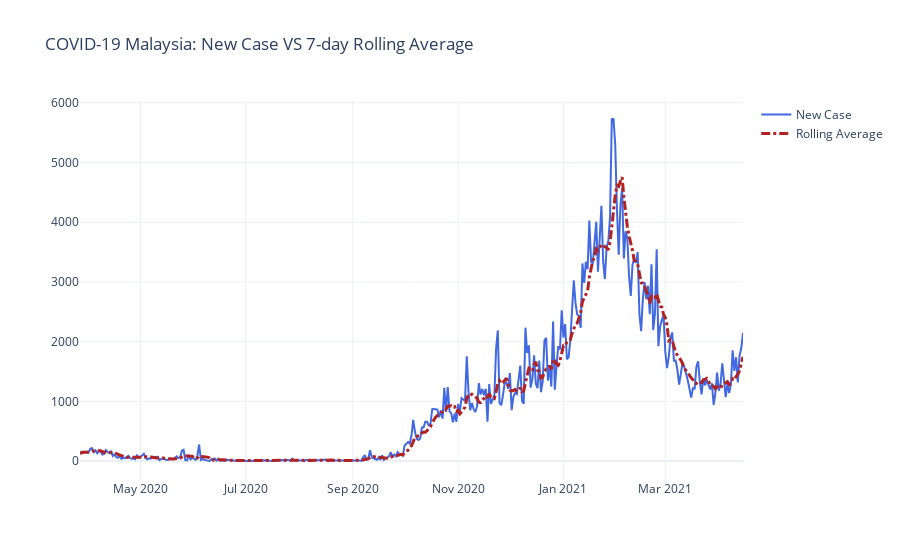

The notebook cell saved with this chart:
### Code cell
fig = go.Figure()
fig.add_trace(go.Scatter(x=df.index, y=df['New Case'],
                         line=dict(color='royalblue'),
                         name='New Case'))
fig.add_trace(go.Scatter(x=df.index, y=df['SMA_new'],
                         line=dict(color='firebrick', dash='dashdot', width=3),
                         name='Rolling Average'))
fig.update_layout(title='COVID-19 Malaysia: New Case VS 7-day Rolling Average')
fig.show()

### Figure 1 — Plotly figure (JSON) as saved in the notebook; plotly's stock layout.template omitted (floating-point values rounded to 4 significant figures; data arrays with more than 128 entries replaced by an {"elided": "..."} marker saying what was removed)
{"data": [{"line": {"color": "royalblue"}, "name": "New Case", "type": "scatter", "x": {"elided": "385 str values"}, "y": {"elided": "385 int values"}}, {"line": {"color": "firebrick", "dash": "dashdot", "width": 3}, "name": "Rolling Average", "type": "scatter", "x": {"elided": "385 str values"}, "y": {"elided": "385 float values"}}], "layout": {"autosize": true, "title": {"text": "COVID-19 Malaysia: New Case VS 7-day Rolling Average"}, "xaxis": {"autorange": true, "range": ["2020-03-27", "2021-04-15"], "type": "date"}, "yaxis": {"autorange": true, "range": [-317.2, 6046.0], "type": "linear"}}}
